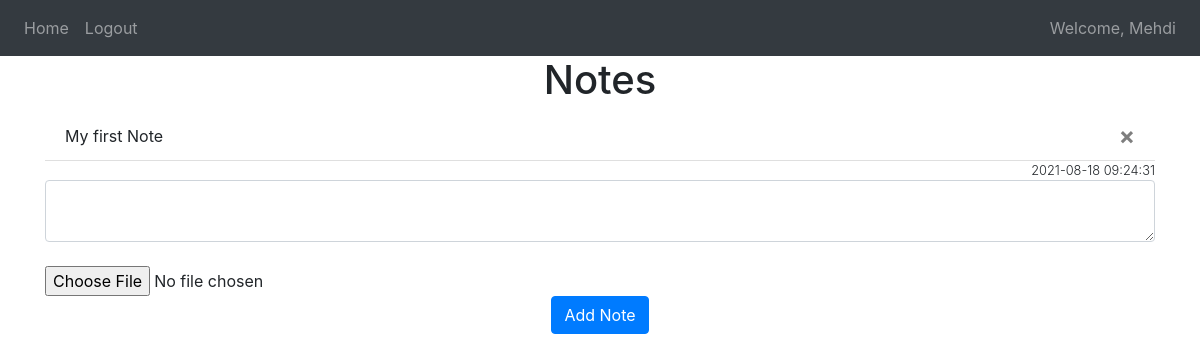
Page / (signed in) on the earlier database version.
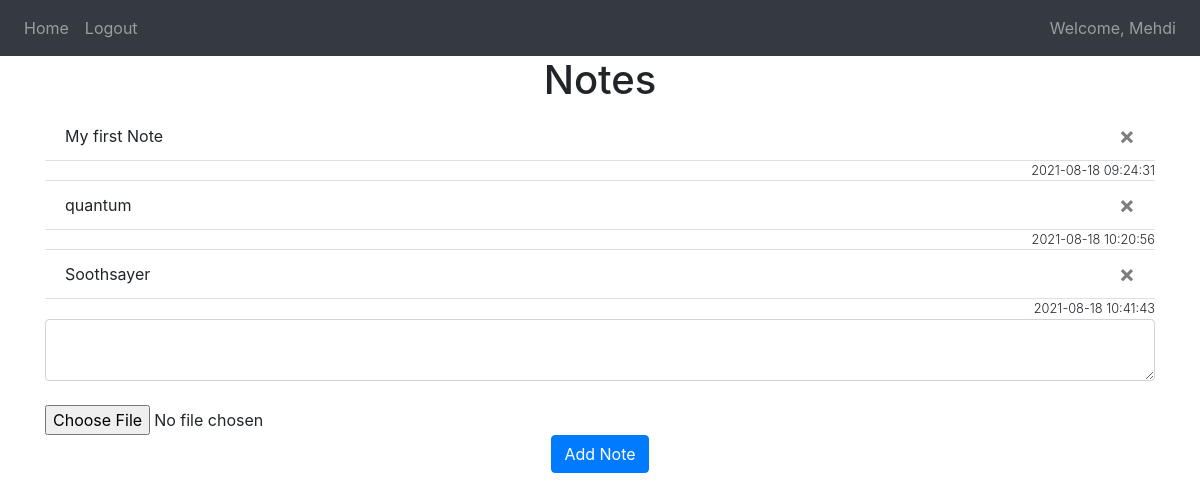
Same page on the later database version.
### app/models.py (models this page shows)
class User(db.Model, UserMixin):
    id = db.Column(db.Integer, primary_key=True)
    email = db.Column(db.String(150), unique=True)
    password = db.Column(db.String(150))
    first_name = db.Column(db.String(150))
    notes = db.relationship('Note')

class Note(db.Model):
    id = db.Column(db.Integer, primary_key=True)
    data = db.Column(db.String(10000))
    date = db.Column(db.DateTime(timezone=True), default=func.now())
    user_id = db.Column(db.Integer, db.ForeignKey('user.id'))

### app/views.py (the view, shortened to what this page needs)
@views.route('/', methods=['GET', 'POST'])
@login_required
def home():
    return render_template("home.html", user=current_user)

### app/__init__.py (called while the page is built)
def create_app():
    app = Flask(__name__)
    app.config['SECRET_KEY'] = 'aaaaaaaaaaaaaaaaaaaaaaaaaaaaaaaaaaa'
    app.config['SQLALCHEMY_DATABASE_URI'] = f'sqlite:///{DB_NAME}'
    db.init_app(app)
    from .views import views
    from .auth import auth
    app.register_blueprint(views, url_prefix='/')
    app.register_blueprint(auth, url_prefix='/')
    from .models import User, Note
    create_database(app)
    login_manager = LoginManager()
    login_manager.login_view = 'auth.login'
    login_manager.init_app(app)
    @login_manager.user_loader
    def load_user(id):
        return User.query.get(int(id))
    return app

### app/templates/home.html (shortened to what this page needs)
{% extends "base.html" %}
        {%block username %}Welcome, {{user.first_name}} {%endblock%}
        {% block content%}
        <h1 align="center">Notes</h1>
            <ul class="list-group list-group-flush" id="notes">
                {% for note in user.notes %}
                <li class="list-group-item">
                    {{ note.data }}
                    <button type="button" class="close" onClick="deleteNote({{ note.id }})">
                        <span aria-hidden="true">&times;</span>
                    </button>
                </li>
                <small class="font-weight-light text-right">{{ note.date }}</small>
                {% endfor %}
            </ul>
        <form method="POST">
            <textarea name="note" id="note" class="form-control"></textarea>
            <br />
                <form method="POST" action="/upload">
                    <div class="from-group">
                        <input type="file" name="inputfile">
                    </div>
                </form>
            <div align="center">
                <button type="submit" class="btn btn-primary">Add Note</button>
            </div>
        </form>
        {% endblock %}

### app/templates/base.html (shortened to what this page needs)
<!DOCTYPE html>
<html>
  <head>
    <link
      rel="stylesheet"
      href="https://stackpath.bootstrapcdn.com/bootstrap/4.4.1/css/bootstrap.min.css"
    />
    <link
      rel="stylesheet"
      href="https://stackpath.bootstrapcdn.com/font-awesome/4.7.0/css/font-awesome.min.css"
    />
  </head>
  <body>
    <nav class="navbar navbar-expand-lg navbar-dark bg-dark">
      <div class="collapse navbar-collapse" id="navbar">
        <div class="navbar-nav">
          {% if user.is_authenticated %}
          <a class="nav-item nav-link" id="home" href="/">Home</a>
          <a class="nav-item nav-link" id="logout" href="/logout">Logout</a>
          {% else %}
          <a class="nav-item nav-link" id="login" href="/login">Login</a>
          <a class="nav-item nav-link" id="signUp" href="/sign-up">Sign Up</a>
          {% endif %}
        </div>
      </div>
        <div class="navbar-collapse collapse w-100 order-3 dual-collapse2">
            <ul class="navbar-nav ml-auto">
                <li class="nav-item">
                    <a class="nav-link" href="#">{%block username %}{%endblock%}</a>
                </li>
            </ul>
        </div>
    </nav>
    <div class="container">{% block content %} {% endblock %}</div>
  </body>
</html>

Differences in the rows shown:
added Note: data "quantum", date "2021-08-18 10:20:56"
added Note: data "Soothsayer", date "2021-08-18 10:41:43"
